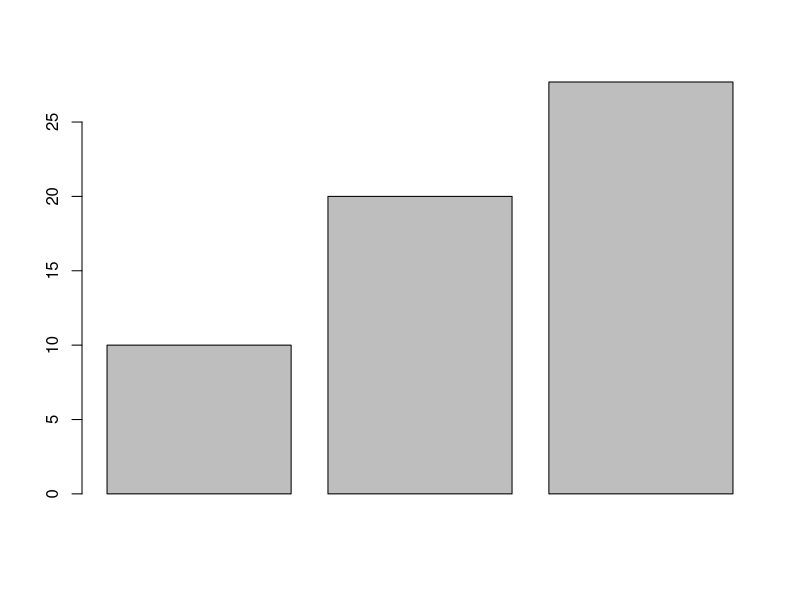
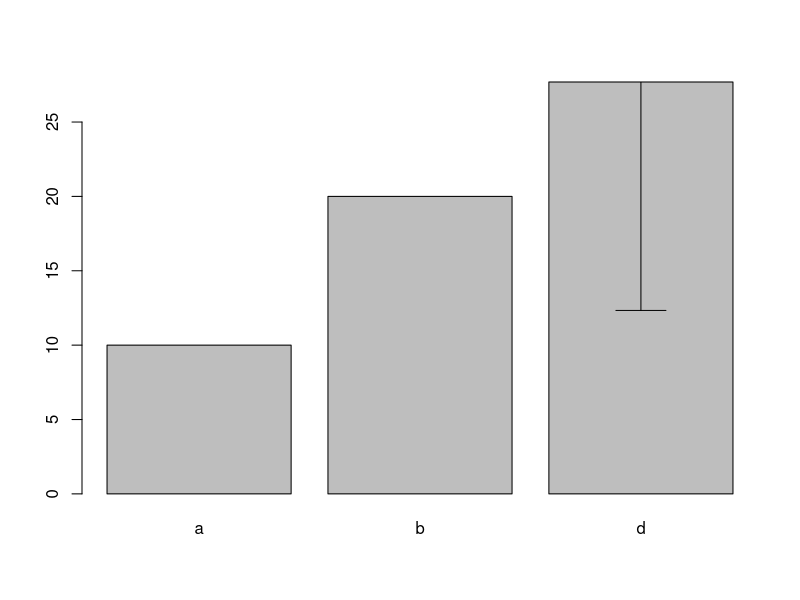
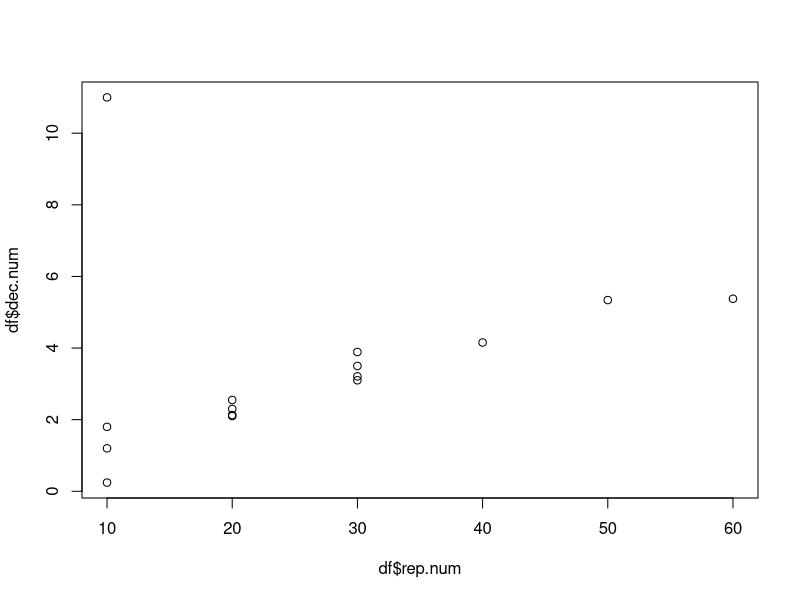
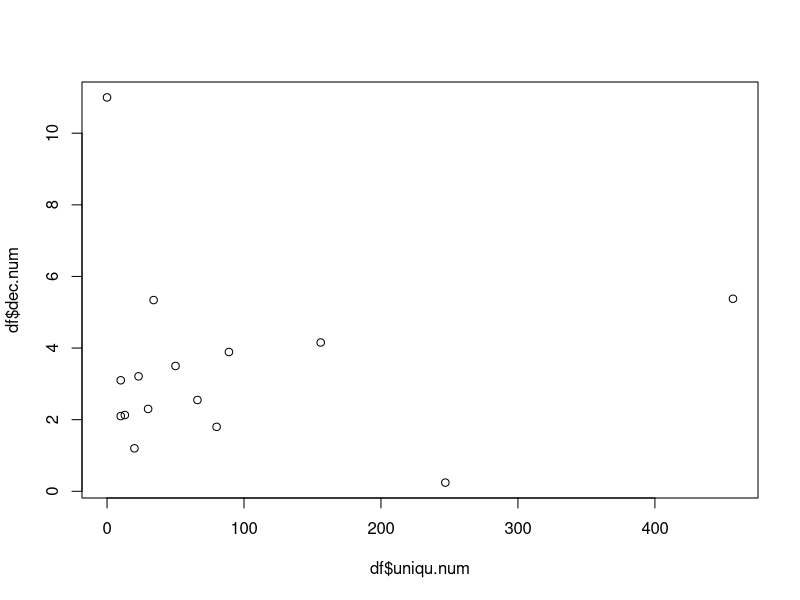
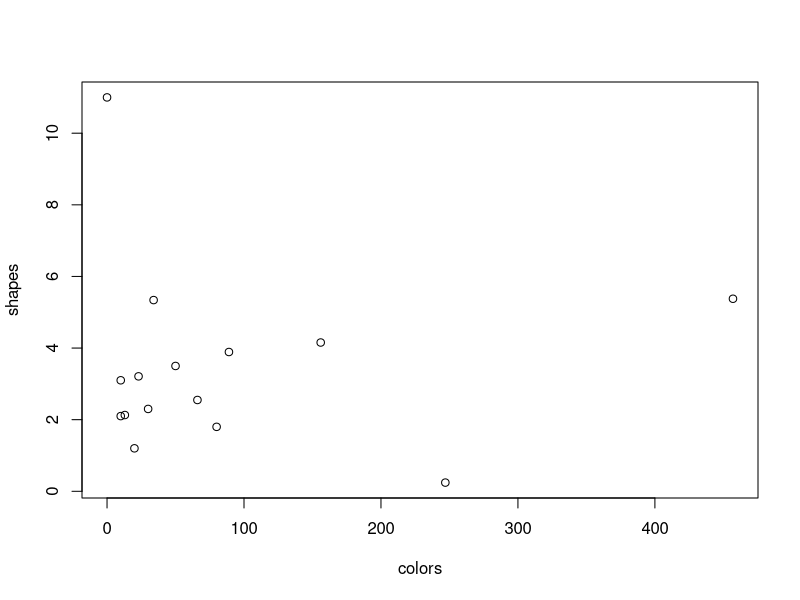
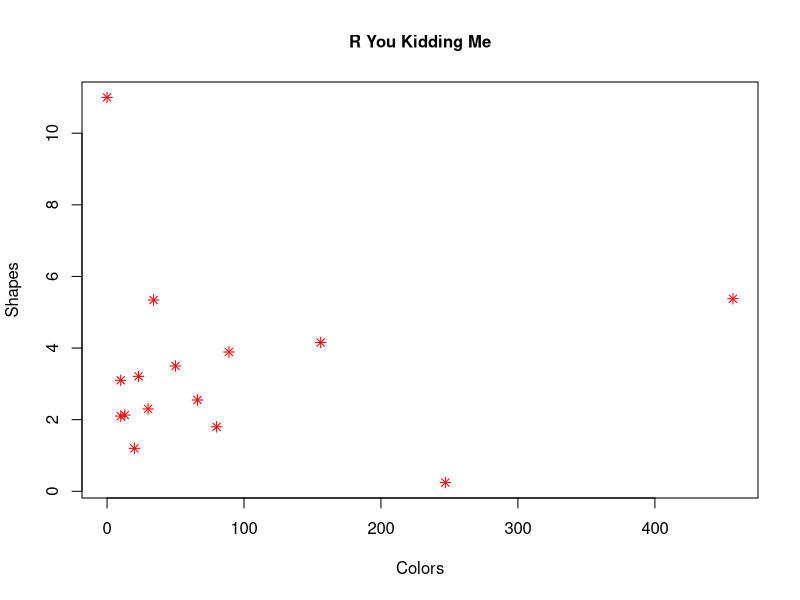

Write R code to recreate these figures, in order.
# With the data frame you created last week you will:

# Create a barplot for one numeric column, grouped by the character vector with 3 unique values
  # Add error bars with mean and standard deviation to the plot
  # Change the x and y labels and add a title
  # Export the plot as a PDF that is 4 inches wide and 7 inches tall.

# Create a scatter plot between two of your numeric columns.
  # Change the point shape and color to something NOT used in the example.
  # Change the x and y labels and add a title
  # Export the plot as a JPEG by using the "Export" button in the plotting pane.

# Upload both plots with the script used to create them to GitHub.
  # Follow the same file naming format as last week for the script.
  # Name plots as Lastname_barplot or Lastname_scatterplot. Save them to your "plots" folder.

#barplot
unique.char <- c('a','b','c','d','e','f','g','h','i','j','k','l','m','n','o')
group.char <- c('a','b','d','d','d','d','d','d','d','d','d','d','d','d','d')
uniqu.num <- c(0,10,10,20,30,50,80,13,23,34,66,89,156,247,457)
rep.num <- c(10,20,30,10,20,30,10,20,30,50,20,30,40,10,60)
dec.num <- c(11,2.1,3.1,1.2,2.3,3.5,1.8,2.13,3.21,5.34,2.55,3.89,4.155,0.243,5.377)
df <- as.data.frame(cbind(unique.char,group.char,uniqu.num,rep.num,dec.num))
df$uniqu.num <- as.numeric(as.character(df$uniqu.num))
df$rep.num <- as.numeric(as.character(df$rep.num))
df$dec.num <- as.numeric(as.character(df$dec.num))

df.mean <- aggregate(df$rep.num ~df$group.char, FUN = "mean")
df.mean
colnames(df.mean) <- c("Factor","Mean")
df.mean
barplot(df.mean$Mean)
df.sd <- aggregate(df$rep.num ~df$group.char, FUN = "sd")
colnames(df.sd) <- c("Factor","StanDev")
df.sd
b.plot <- barplot(df.mean$Mean, names.arg = df.mean$Factor)
arrows(b.plot, df.mean$Mean-df.sd$StanDev,
       b.plot, df.mean$Mean+df.sd$StanDev,angle=90,code=3)
setwd("C:/GitHub/lawsonle")
pdf( file = "MyBarplot.pdf", width = 4, height = 7)
par(family = "serif")
dev.off()



#scatterplot 
plot(df$dec.num ~ df$rep.num)
plot(df$dec.num ~ df$uniqu.num)
plot(df$dec.num ~ df$uniqu.num, xlab = "colors", ylab = "shapes")
?pch
plot(df$dec.num ~ df$uniqu.num, xlab = "Colors", ylab = "Shapes", main = "R You Kidding Me", 
     cex.axis=1.0, cex.main = 1.0, cex.lab = 1.0, pch=8, col="red")

